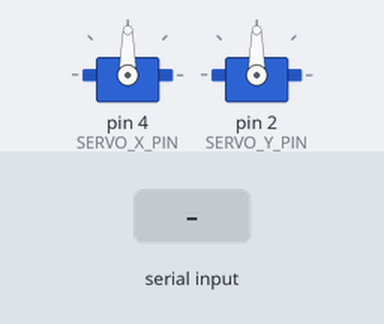
The sketch below on a simulated Arduino Uno, built with avr-gcc and run on an emulated ATmega328P. Shown: 2 × servo. The inputs (shaded band) are chosen by the test bench. What the sketch prints to the serial monitor is not drawn.

Above: at 1.2 s.
1.3 s: "90 45\n" received over Serial
At 1.6 s:
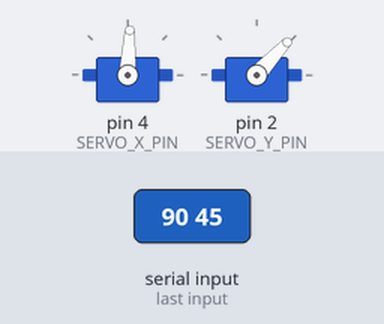
2.8 s: "30 150\n" received over Serial
At 4.0 s:
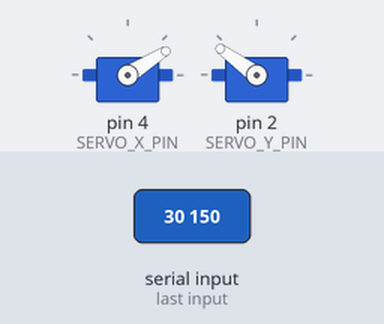
4.3 s: "1 90\n" received over Serial
At 5.1 s:
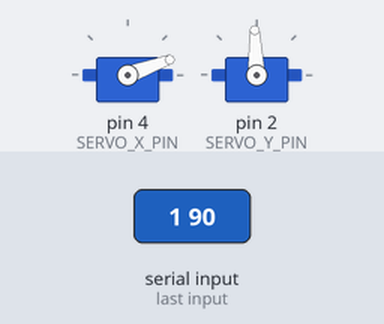
Timing chart, 0 to 7.3 s (numbered marks = the images above; inputs shaded):
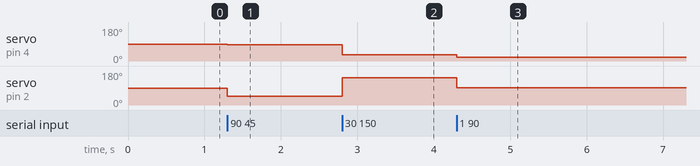

Measured:
- after the input at 1.3 s, servo on pin 4 (SERVO_X_PIN): 90° → 87° at once; servo on pin 2 (SERVO_Y_PIN): 90° → 47° at once
- after the input at 2.8 s, servo on pin 4 (SERVO_X_PIN): 87° → 32° at once; servo on pin 2 (SERVO_Y_PIN): 47° → 144° at once
- after the input at 4.3 s, servo on pin 4 (SERVO_X_PIN): 32° → 20° at once; servo on pin 2 (SERVO_Y_PIN): 144° → 92° at once

The sketch:

main.ino
```cpp
#include <Servo.h>
#include "config.h"

// init
Servo SERVO_X;
Servo SERVO_Y;

String inputString = "";
bool stringComplete = false;

float smoothedX = SERVO_X_NEUTRAL;
float smoothedY = SERVO_Y_NEUTRAL;
const float alpha = ALPHA;

void setup() {
    Serial.begin(BAUD_RATE);
    SERVO_X.attach(SERVO_X_PIN);
    SERVO_Y.attach(SERVO_Y_PIN);

    inputString.reserve(32);
    Serial.println("arduino-side ready.");

    // initPlatform();
}

void loop() {
    readSerial();
    if (stringComplete) {
        handleServoCommand(inputString);
        inputString = "";
        stringComplete = false;
    }
}

// -------- HELPERS --------

void smoothMove(Servo &servo, float startAngle, float endAngle, int durationMs) {
    const int steps = 10;
    float stepDelay = float(durationMs) / steps;
    float stepSize = (endAngle - startAngle) / steps;

    for (int i = 0; i <= steps; i++) {
        servo.write(startAngle + stepSize * i);
        delay(stepDelay);
    }
}
void initPlatform() {

    smoothMove(SERVO_X, SERVO_X_NEUTRAL, SERVO_X_MIN, 300);
    smoothMove(SERVO_Y, SERVO_Y_NEUTRAL, SERVO_Y_MIN, 300);
    delay(300);

    smoothMove(SERVO_X, SERVO_X_MIN, SERVO_X_MAX, 300);
    delay(300);

    smoothMove(SERVO_Y, SERVO_Y_MIN, SERVO_Y_MAX, 300);
    delay(300);

    smoothMove(SERVO_X, SERVO_X_MAX, SERVO_X_MIN, 300);
    delay(300);

    smoothMove(SERVO_Y, SERVO_Y_MAX, SERVO_Y_NEUTRAL, 300);
    smoothMove(SERVO_X, SERVO_X_MIN, SERVO_X_NEUTRAL, 300);
}

// ----- READ SERIAL -----
void readSerial() {
    while (Serial.available()) {
        char inChar = (char)Serial.read();
        if (inChar == '\n') {
            stringComplete = true;
        } else {
            inputString += inChar;
        }
    }
}

// ----- ACTUATION -----
void handleServoCommand(String command) {
    int spaceIndex = command.indexOf(' ');
    if (spaceIndex == -1) return;

    int angleX = command.substring(0, spaceIndex).toInt();
    int angleY = command.substring(spaceIndex + 1).toInt();

    angleX = constrain(angleX, SERVO_X_MIN, SERVO_X_MAX);
    angleY = constrain(angleY, SERVO_Y_MIN, SERVO_Y_MAX);

    smoothedX = alpha * angleX + (1 - alpha) * smoothedX;
    smoothedY = alpha * angleY + (1 - alpha) * smoothedY;

    SERVO_X.write(int(smoothedX));
    SERVO_Y.write(int(smoothedY));
}
```

config.h
```cpp
// arduino config

#ifndef CONFIG_H
#define CONFIG_H

/* SERVO PINS
 ---------------- */
 #define SERVO_X_PIN 4
 #define SERVO_Y_PIN 2

 #define ALPHA 0.95

/* SERVO POS
 ---------------- */
#define SERVO_X_NEUTRAL 40
#define SERVO_Y_NEUTRAL 95

#define SERVO_X_MAX 250
#define SERVO_X_MIN 20
#define SERVO_Y_MAX 250
#define SERVO_Y_MIN 20


#define BAUD_RATE 115200
#endif
```
